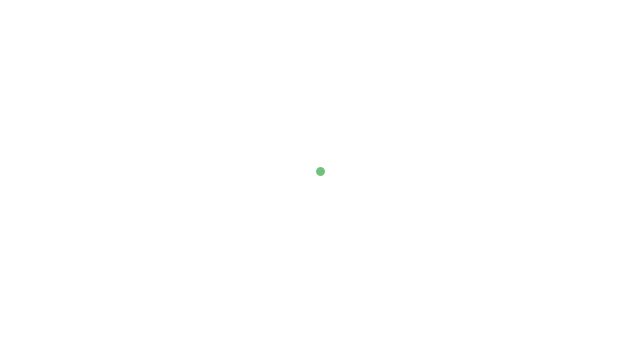
Frame 1 (no input)
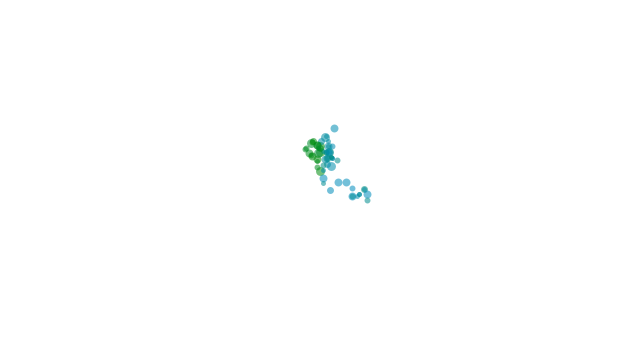
Frame 60 (the mouse pressed at the canvas centre just before this capture)
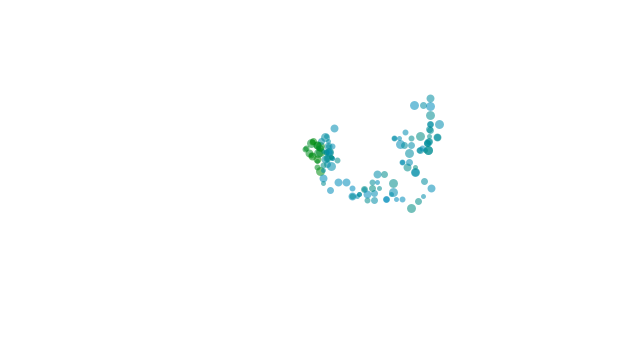
Frame 120 (the mouse held since frame 60 and released just before this capture)

The Processing sketch that drew these frames (run headless with seeded random() and noise(); from frame 60 on, the mouse is pressed at the canvas centre):

// Processing sketch: processing_142867
// ── processing_142867.pde

// Walker Class example modification
// Adriana Roman

class Walker{
    
int x;
int y;
int c;
int sw;

Walker(){
    x=width/2;
    y=height/2;
}

void display(){
    stroke(0,140,c,140);
    strokeWeight(sw);
    point(x,y);
}

void step(){
int stepx=int(random(3))-1;
int stepy=int(random(3))-1;
sw=int(random(5,10));
x+=stepx*sw;
y+=stepy*sw;
if(x >=width){
 x=(stepx*sw)-(stepx*sw-width);   
}else if(x <0){
    x=(stepx*sw)+(0-stepx*sw);
}else if(y<0){
 y=(stepy*sw)+(0-stepy*sw);   
}else if(y>height){
 y=(stepy*sw)-(stepy*sw-height);   
}
if ((x==0 || x<=width/2)&&(y==0 || y<=height/2)){
    c=int(random(0,64));
}else if ((x==0 || x<=width/2)&&(y>height/2 || y<=height)){
    c=int(random(65,128));
}else if ((x>width/2 || x<=width)&&(y>height/2 || y<=height)){
    c=int(random(129,193));
}else if ((x>width/2 || x<=width)&&(y==0 || y<=height/2)){
    c=int(random(194,256));
}
}
}

Walker w;

void setup(){
    size(640,360);
    w=new Walker();
    background(255);
}

void draw(){
    w.step();
    w.display();
}
